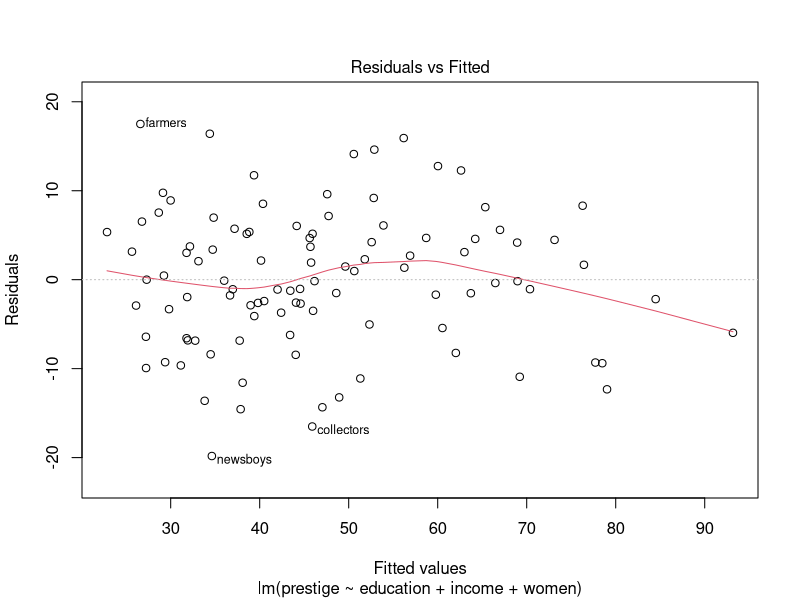
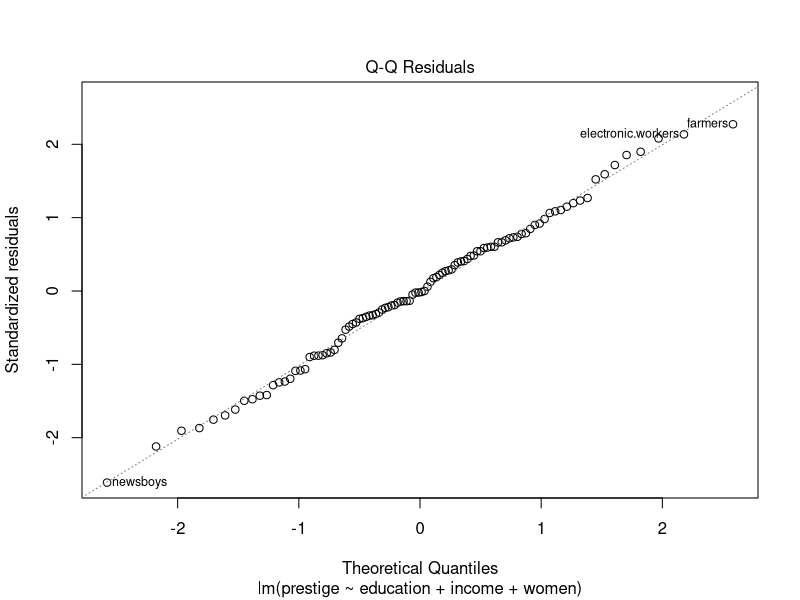
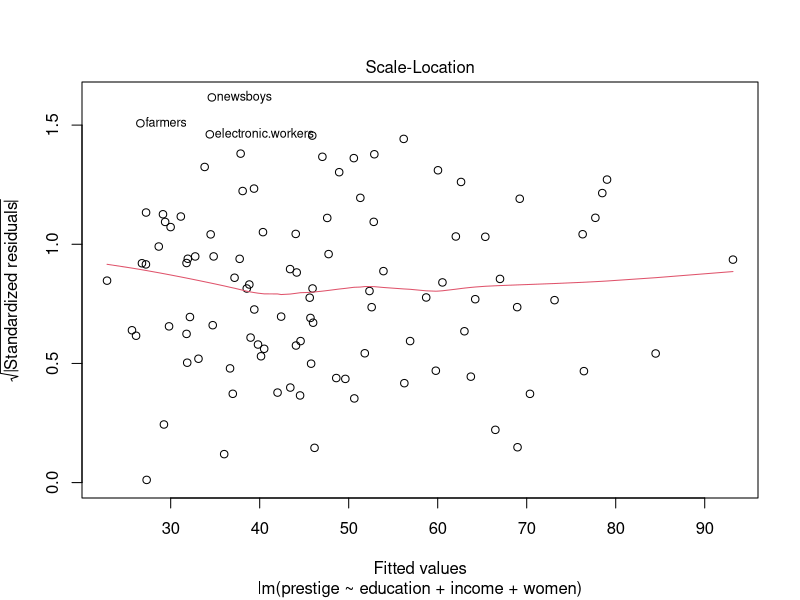
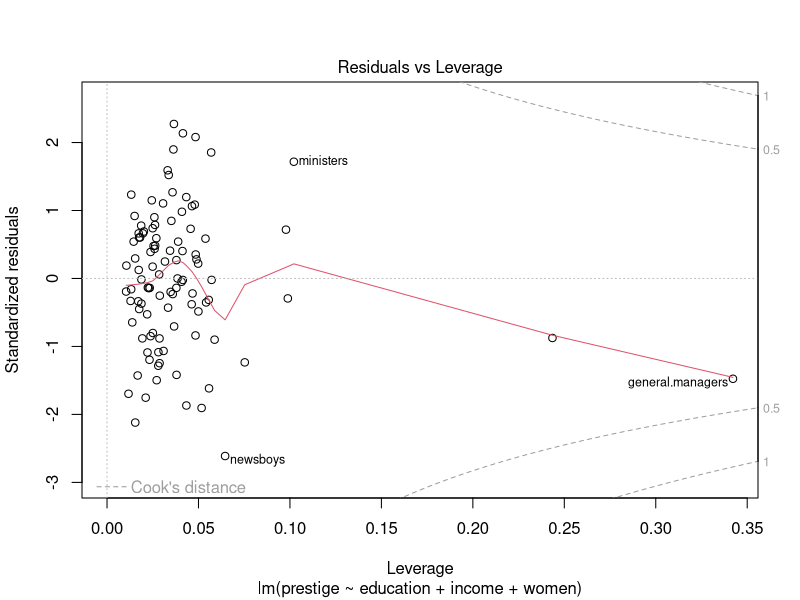

Source code (R) for these figures, in order: (Note: this script raises an error after producing the figures.)
## ---- chunk 1
library(psych)
library(car)
library(carData)
## ---- chunk 2
# Import data 
dat <- carData::Prestige
str(dat)
prestige.lm <- lm(prestige ~ education + income + women, data = dat)
summary(prestige.lm)
## ---- chunk 3
plot(prestige.lm)
residualPlots(prestige.lm)
## ---- chunk 4
predictors <- dat[c("education", "income", "women")]
dat$maha_dis <- psych::outlier(predictors)
head(dat)
#calculate p value for Mahalanobis distance with Chi-square test with df = k- 1, where k = number of variables.
dat$maha_p <- pchisq(dat$maha_dis, df = 2, lower.tail = FALSE) # We only look for large MD. Therefore, only upper tail of distribution. 
head(dat)
dat[dat$maha_p < .001, ] # cases with p < .001 are considered outliers.
## ---- chunk 5
dat$hat <- hatvalues(prestige.lm)
head(dat)

## ---- chunk 6
dat$tr <- rstudent(prestige.lm)
head(dat)
outlierTest(prestige.lm)
## ---- chunk 7
dat$cook <- cooks.distance(prestige.lm)
head(dat)
## ---- chunk 8
influenceIndexPlot(prestige.lm)
## ---- chunk 9
crPlots(prestige.lm)
ncvTest(prestige.lm)
## ---- chunk 10
car::qqPlot(prestige.lm)
## ---- chunk 11
spreadLevelPlot(prestige.lm)
## ---- chunk 12
vif(prestige.lm)
